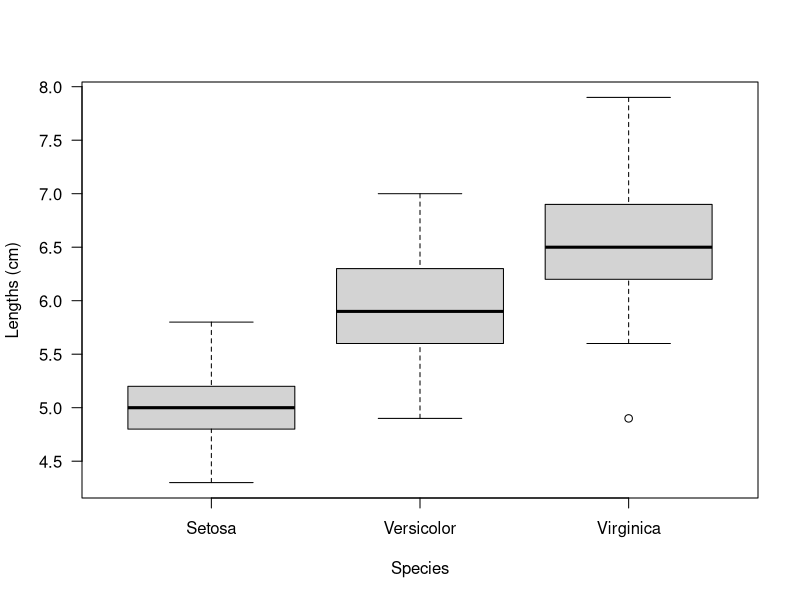
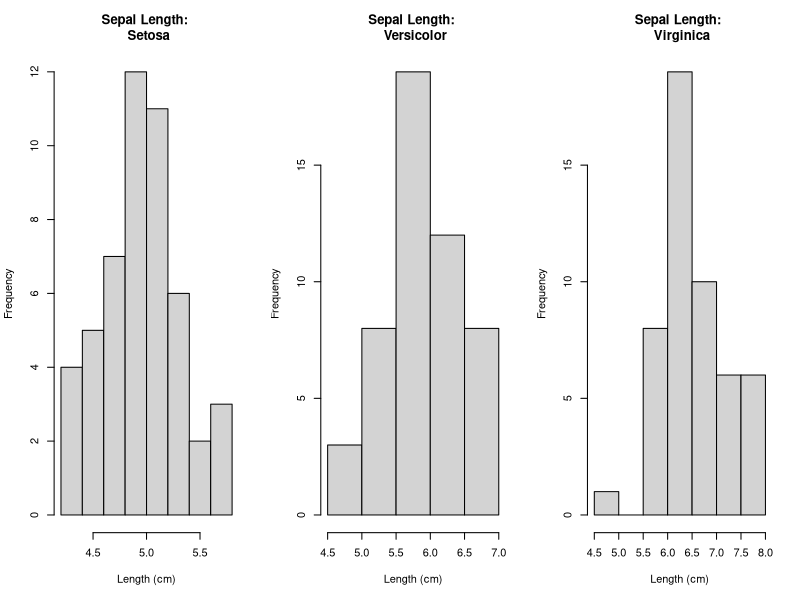
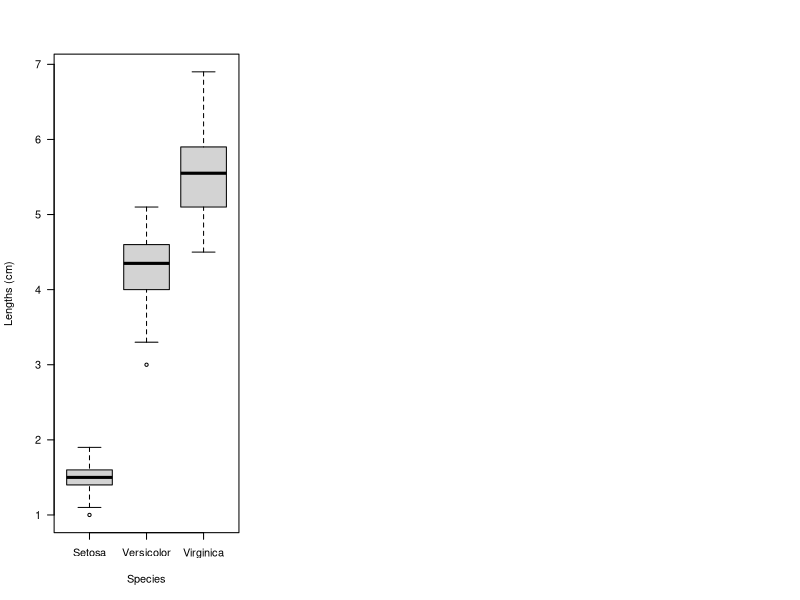
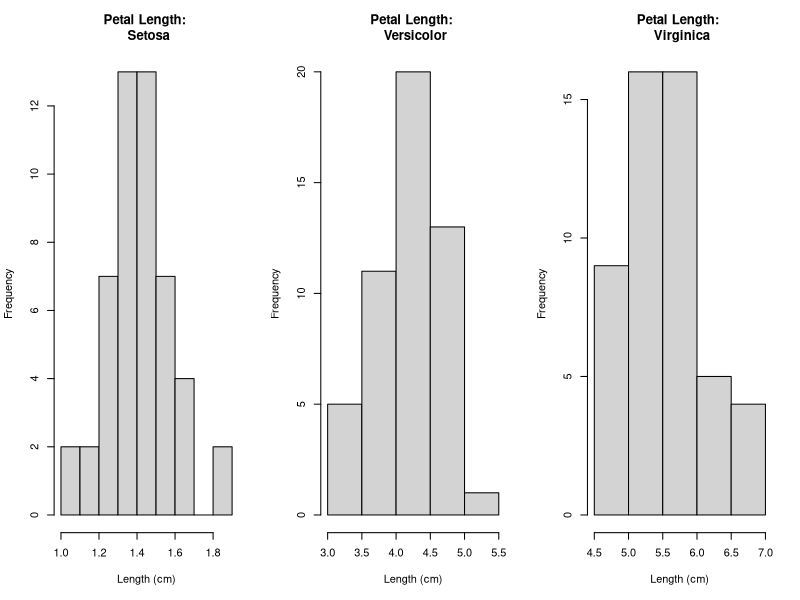

The R script that drew these images, in order:
#packages
library(dplyr)

#load dataset
data(iris)

#basic analysis
##summary
summary(iris)
##summary
str(iris) 
##first observations
head(iris)

##################### Sepal length analysis #####################
##setosa
SS <-subset(iris, subset=Sepal.Length & Species == "setosa") %>%
     select(-Sepal.Width, -Petal.Length, -Petal.Width)
##versicolor
SV <-subset(iris, subset=Sepal.Length & Species == "versicolor") %>%
     select(-Sepal.Width, -Petal.Length, -Petal.Width)
##virginica
SVI <-subset(iris, subset=Sepal.Length & Species == "virginica") %>%
      select(-Sepal.Width, -Petal.Length, -Petal.Width)
#boxplot
boxplot(SS$Sepal.Length, 
        SV$Sepal.Length, 
        SVI$Sepal.Length, 
        xlab = "Species", 
        ylab ="Lengths (cm)", 
        las = 1, 
        names=c("Setosa", "Versicolor", "Virginica"))
#range
max(iris$Sepal.Length)-min(iris$Sepal.Length)
max(SS$Sepal.Length)-min(SS$Sepal.Length) #setosa
max(SV$Sepal.Length)-min(SV$Sepal.Length) #versicolor
max(SVI$Sepal.Length)-min(SVI$Sepal.Length) #virginica
#variance
var(SS$Sepal.Length) #setosa
var(SV$Sepal.Length) #versicolor
var(SVI$Sepal.Length) #virginica
#histogram
par(mfrow = c(1,3))
hist(SS$Sepal.Length, main = "Sepal Length: \n Setosa", xlab = "Length (cm)")
hist(SV$Sepal.Length, main = "Sepal Length: \n Versicolor", xlab = "Length (cm)")
hist(SVI$Sepal.Length, main = "Sepal Length: \n Virginica", xlab = "Length (cm)")


##################### Petal length analysis #####################
##setosa
PS <-subset(iris, subset=Petal.Length & Species == "setosa") %>%
     select(-Sepal.Width, -Sepal.Length, -Petal.Width)
##versicolor
PV <-subset(iris, subset=Petal.Length & Species == "versicolor") %>%
     select(-Sepal.Width, -Sepal.Length, -Petal.Width)
##virginica
PVI <-subset(iris, subset=Petal.Length & Species == "virginica") %>%
      select(-Sepal.Width, -Sepal.Length, -Petal.Width)
#boxplot
boxplot(PS$Petal.Length, 
        PV$Petal.Length, 
        PVI$Petal.Length, 
        xlab = "Species", 
        ylab ="Lengths (cm)", 
        las = 1, 
        names=c("Setosa", "Versicolor", "Virginica"))
#range
max(iris$Petal.Length)-min(iris$Petal.Length)
max(PS$Petal.Length)-min(SS$Petal.Length) #setosa
max(PV$Petal.Length)-min(SV$Petal.Length) #versicolor
max(PVI$Petal.Length)-min(SVI$Petal.Length) #virginica
#variance
var(PS$Petal.Length) #setosa
var(PV$Petal.Length) #versicolor
var(PVI$Petal.Length) #virginica
#histogram
par(mfrow = c(1,3))
hist(PS$Petal.Length, main = "Petal Length: \n Setosa", xlab = "Length (cm)")
hist(PV$Petal.Length, main = "Petal Length: \n Versicolor", xlab = "Length (cm)")
hist(PVI$Petal.Length, main = "Petal Length: \n Virginica", xlab = "Length (cm)")
